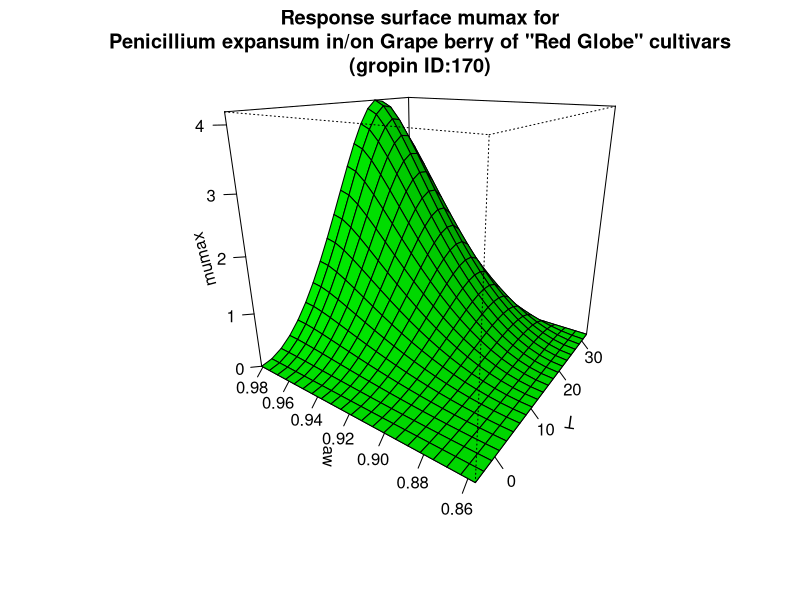

The R script that drew this image:
#############################
# start of Parameter script
#############################
T <- seq(-4.4044,32.4675324675325,length.out=21)
aw <- seq(0.856856,0.981018981018981,length.out=21)
#############################
# end of Parameter script
#############################
############################# 
# start of Model script Gropin ID 170 
#############################
 
# constant coefficients for this model
mopt <- 4.19
Tmin <- -4.4
Topt <- 23.9
Tmax <- 32.5
awmin <- 0.856
awopt <- 0.981
 
variables <- data.frame(T,aw)
argumentsPar <- expand.grid(variables)
 
# heart of the model
response_surface <- function(T,aw) {
   mumax <-(mopt*(((T-Tmax)*((T-Tmin)^2))/((Topt-Tmin)*((Topt-Tmin)*(T-Topt)-(Topt-Tmax)*(Topt+Tmin-2*T))))*(((aw-1)*(aw-awmin)^2)/((awopt-awmin)*((awopt-awmin)*(aw-awopt)-(awopt-1)*(awopt+awmin-2*aw)))))

return(mumax=mumax)
} 

# output parameters
responseSurface <- cbind(argumentsPar,response_surface(argumentsPar['T'],argumentsPar['aw']))
colnames(responseSurface) <- c(colnames(argumentsPar),'mumax')
#############################
# End of Model script
#############################
############################# 
# start of Visualisation script Gropin ID 170 
#############################
persp(T,aw,matrix(unlist(responseSurface$'mumax'),nrow=21),col = 'green',xlab='T',ylab='aw',zlab='mumax',main='Response surface mumax for
Penicillium expansum in/on Grape berry of "Red Globe" cultivars
(gropin ID:170)',theta=305,phi=20,shade=0.25,ticktype = 'detailed')
#############################
# End of Visualisation script
#############################
